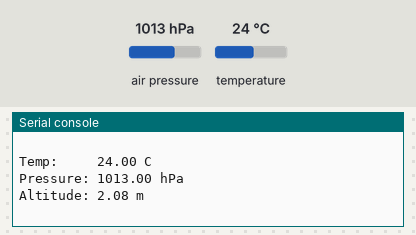
A program run on a simulated Raspberry Pi Pico running MicroPython. Shown: the last lines printed to the serial console. Inputs (shaded band) come from the test bench; at power-on: air pressure 1013 hPa, temperature 24 °C.

Above: at 1.2 s.
1.3 s: air pressure set to 952 hPa
At 2.6 s:
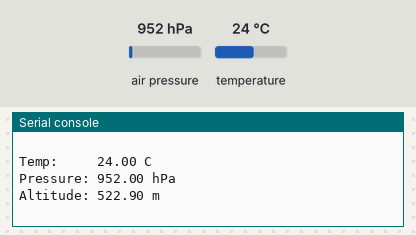
2.8 s: temperature set to 12 °C
4.3 s: air pressure set to 975 hPa
At 5.8 s:
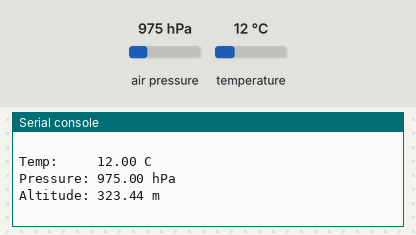
Timing chart, 0 to 7.3 s (numbered marks = the images above; inputs shaded):
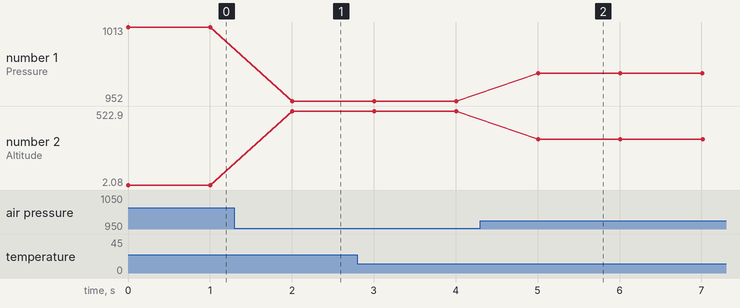

The program:

example.py
```python
# Runs on a MicroPython board (example: Pico) to read temperature, pressure, and altitude from a BMP180 via a third-party bmp180.py driver and prints the readings every second.
#
# Buy this module: https://shillehtek.com/products/shillehtek-bmp180-pre-soldered
# Full manual: https://shillehtek.com/blogs/shillehtek-product-manuals/bmp180-i2c-iic-digital-atmospheric-pressure-temperature-altitude-sensor
# More examples: https://github.com/shillehbean/shillehtek-examples
#

# BMP180 - Pico MicroPython
# Library: bmp180.py from Sebastian Wallkoetter (search GitHub).

from machine import Pin, I2C
from bmp180 import BMP180
import time

i2c = I2C(0, scl=Pin(5), sda=Pin(4), freq=400_000)
bmp = BMP180(i2c)
bmp.oversample_sett = 2
bmp.baseline = 101325   # sea-level pressure in Pa

while True:
    print("Temp:     {:.2f} C".format(bmp.temperature))
    print("Pressure: {:.2f} hPa".format(bmp.pressure / 100))
    print("Altitude: {:.2f} m\n".format(bmp.altitude))
    time.sleep(1)
```

Measured:
- after the input at 1.3 s, the serial console: prints a new line after 0.70 s (image 1)
- after the input at 4.3 s, the serial console: prints a new line after 0.71 s (image 2)
- plotted number 1: 1013 → 952 after the input at 1.3 s, 952 → 975 after the input at 4.3 s
- plotted number 2: 2.08 → 522.9 after the input at 1.3 s, 522.9 → 323.44 after the input at 4.3 s
